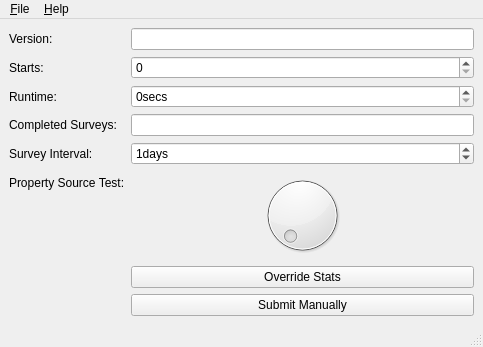
<?xml version="1.0" encoding="UTF-8"?>
<ui version="4.0">
 <class>Orwell</class>
 <widget class="QMainWindow" name="Orwell">
  <property name="geometry">
   <rect>
    <x>0</x>
    <y>0</y>
    <width>483</width>
    <height>347</height>
   </rect>
  </property>
  <property name="windowTitle">
   <string>User Feedback Test Application</string>
  </property>
  <widget class="QWidget" name="centralwidget">
   <layout class="QVBoxLayout" name="verticalLayout">
    <item>
     <layout class="QFormLayout" name="formLayout">
      <item row="0" column="0">
       <widget class="QLabel" name="label">
        <property name="text">
         <string>Version:</string>
        </property>
        <property name="buddy">
         <cstring>version</cstring>
        </property>
       </widget>
      </item>
      <item row="0" column="1">
       <widget class="QLineEdit" name="version"/>
      </item>
      <item row="1" column="0">
       <widget class="QLabel" name="label_2">
        <property name="text">
         <string>Starts:</string>
        </property>
        <property name="buddy">
         <cstring>startCount</cstring>
        </property>
       </widget>
      </item>
      <item row="1" column="1">
       <widget class="QSpinBox" name="startCount"/>
      </item>
      <item row="2" column="0">
       <widget class="QLabel" name="label_3">
        <property name="text">
         <string>Runtime:</string>
        </property>
        <property name="buddy">
         <cstring>runtime</cstring>
        </property>
       </widget>
      </item>
      <item row="2" column="1">
       <widget class="QSpinBox" name="runtime">
        <property name="suffix">
         <string>secs</string>
        </property>
        <property name="maximum">
         <number>999999</number>
        </property>
        <property name="singleStep">
         <number>60</number>
        </property>
       </widget>
      </item>
      <item row="3" column="0">
       <widget class="QLabel" name="label_4">
        <property name="text">
         <string>Completed Surveys:</string>
        </property>
        <property name="buddy">
         <cstring>surveys</cstring>
        </property>
       </widget>
      </item>
      <item row="3" column="1">
       <widget class="QLineEdit" name="surveys">
        <property name="clearButtonEnabled">
         <bool>true</bool>
        </property>
       </widget>
      </item>
      <item row="4" column="0">
       <widget class="QLabel" name="label_5">
        <property name="text">
         <string>Survey Interval:</string>
        </property>
        <property name="buddy">
         <cstring>surveyInterval</cstring>
        </property>
       </widget>
      </item>
      <item row="4" column="1">
       <widget class="QSpinBox" name="surveyInterval">
        <property name="specialValueText">
         <string>Never</string>
        </property>
        <property name="suffix">
         <string>days</string>
        </property>
        <property name="minimum">
         <number>-1</number>
        </property>
        <property name="maximum">
         <number>90</number>
        </property>
        <property name="value">
         <number>1</number>
        </property>
       </widget>
      </item>
      <item row="6" column="1">
       <widget class="QPushButton" name="overrideButton">
        <property name="text">
         <string>Override Stats</string>
        </property>
       </widget>
      </item>
      <item row="7" column="1">
       <widget class="QPushButton" name="submitButton">
        <property name="text">
         <string>Submit Manually</string>
        </property>
       </widget>
      </item>
      <item row="5" column="1">
       <widget class="QDial" name="dial">
        <property name="maximum">
         <number>11</number>
        </property>
        <property name="pageStep">
         <number>2</number>
        </property>
       </widget>
      </item>
      <item row="5" column="0">
       <widget class="QLabel" name="label_6">
        <property name="text">
         <string>Property Source Test:</string>
        </property>
       </widget>
      </item>
     </layout>
    </item>
   </layout>
  </widget>
  <widget class="QMenuBar" name="menubar">
   <property name="geometry">
    <rect>
     <x>0</x>
     <y>0</y>
     <width>483</width>
     <height>30</height>
    </rect>
   </property>
   <widget class="QMenu" name="menu_File">
    <property name="title">
     <string>&amp;File</string>
    </property>
    <addaction name="actionQuit"/>
   </widget>
   <widget class="QMenu" name="menu_Help">
    <property name="title">
     <string>&amp;Help</string>
    </property>
    <addaction name="actionContribute"/>
   </widget>
   <addaction name="menu_File"/>
   <addaction name="menu_Help"/>
  </widget>
  <widget class="QStatusBar" name="statusbar"/>
  <action name="actionQuit">
   <property name="text">
    <string>&amp;Quit</string>
   </property>
  </action>
  <action name="actionContribute">
   <property name="text">
    <string>&amp;Contribute...</string>
   </property>
  </action>
 </widget>
 <resources/>
 <connections/>
</ui>
